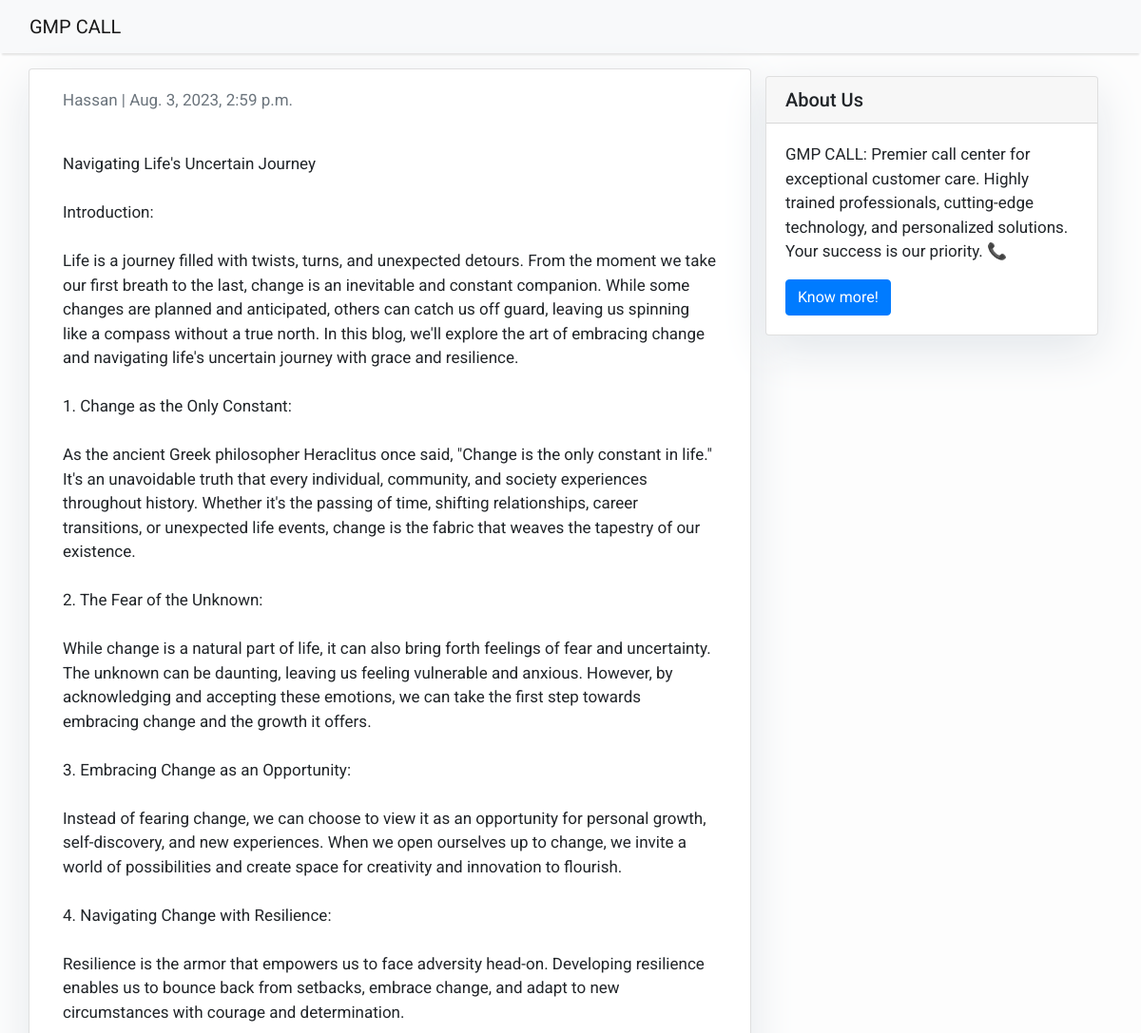
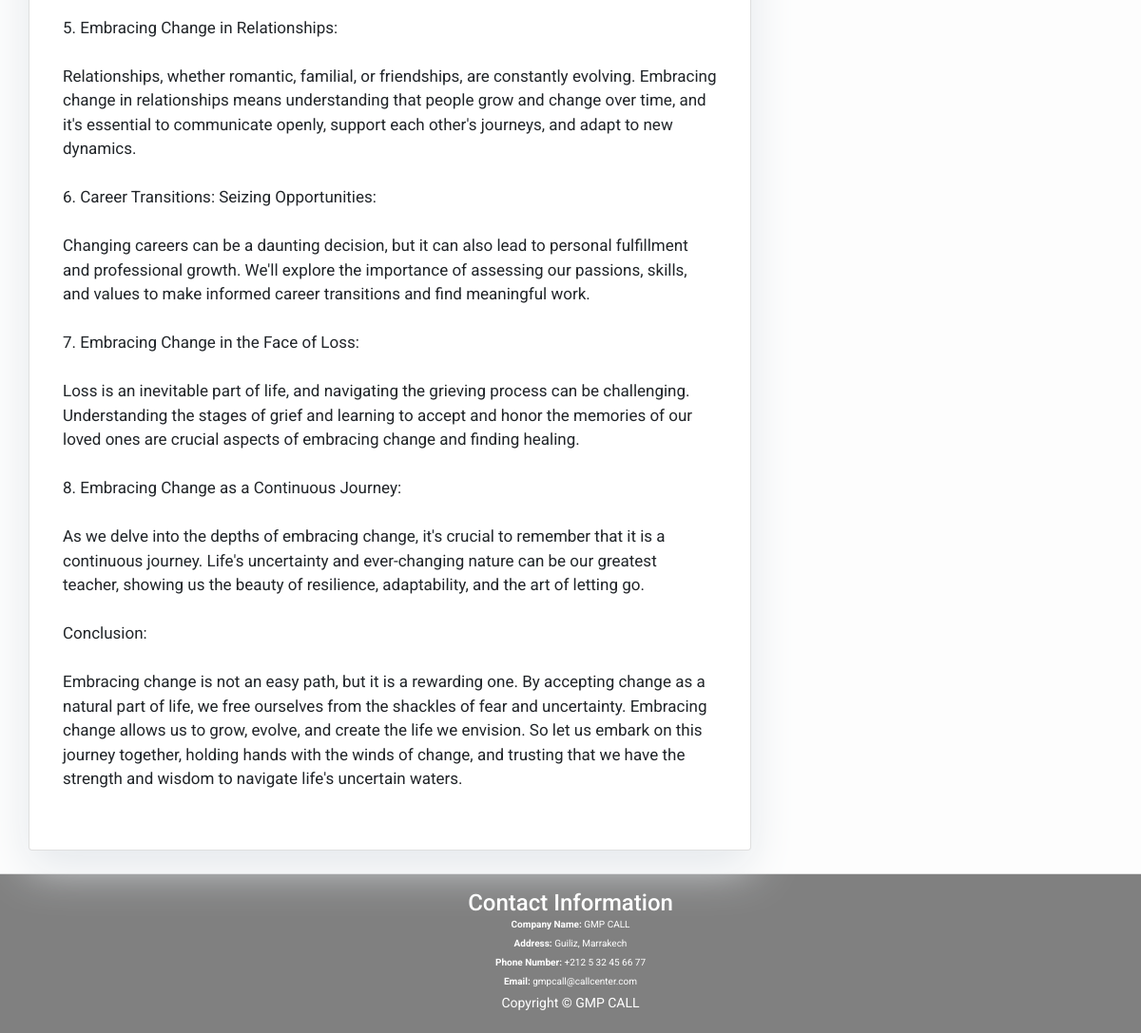
/embracing-change/, run on the app's committed database (2 pictures, top to bottom).
### myblog/models.py (models this page shows, shortened)
class Post(models.Model):
    title = models.CharField(max_length=200, unique=True)
    slug = models.SlugField(max_length=200, unique=True)
    author = models.ForeignKey(User, on_delete=models.CASCADE, related_name='blog_posts')
    updated_on = models.DateTimeField(auto_now=True)
    content = models.TextField()
    created_on = models.DateTimeField(auto_now_add=True)
    status = models.IntegerField(choices=STATUS, default=0)
    class Meta:
        ordering = ['-created_on']

### myblog/views.py (the view)
# urls.py: path('<slug:slug>/', views.PostDetail.as_view(), name='post_detail'),
class PostDetail(generic.DetailView):
    model = Post
    template_name = 'post_detail.html'

### myblog/templates/post_detail.html
{% extends 'base.html' %} {% block content %}
<div class="container">
  <div class="row">
    <div class="col-md-8 card mb-4  mt-3 left  top">
      <div class="card-body">
        <p class=" text-muted">{{ post.author }} | {{ post.created_on }}</p><br>
        <p class="card-text ">{{ object.content|linebreaksbr }}</p><br>
      </div>
    </div>
    {% block sidebar %} {% include 'sidebar.html' %} {% endblock sidebar %}
  </div>
</div>
{% endblock content %}

### myblog/templates/base.html (style rules this page uses)
body { font-family: "Roboto", sans-serif; font-size: 17px; background-color: #fdfdfd; }

### myblog/templates/sidebar.html (style rules this page uses)
.card { box-shadow: 0 16px 48px #E3E7EB; }

### data on the page
Post: author "Hassan", created_on "Aug. 3, 2023, 2:59 p.m.", content "Navigating Life's Uncertain Journey Introduction: Life is a journey filled with twists, turns, and unexpected detours. From the moment we take our first breath to the last, change is an inevitable and constant companion. While some changes are planned and anticipated, others can catch us off guard, leaving us spinning like a compass without a true north. In this blog, we'll explore the art of embracing change and navigating life's uncertain journey with grace and resilience. 1. Change as the Only Constant: As the ancient Greek philosopher Heraclitus once said, \"Change is the only constant in life.\" It's an unavoidable truth that every individual, community, and society experiences…"
